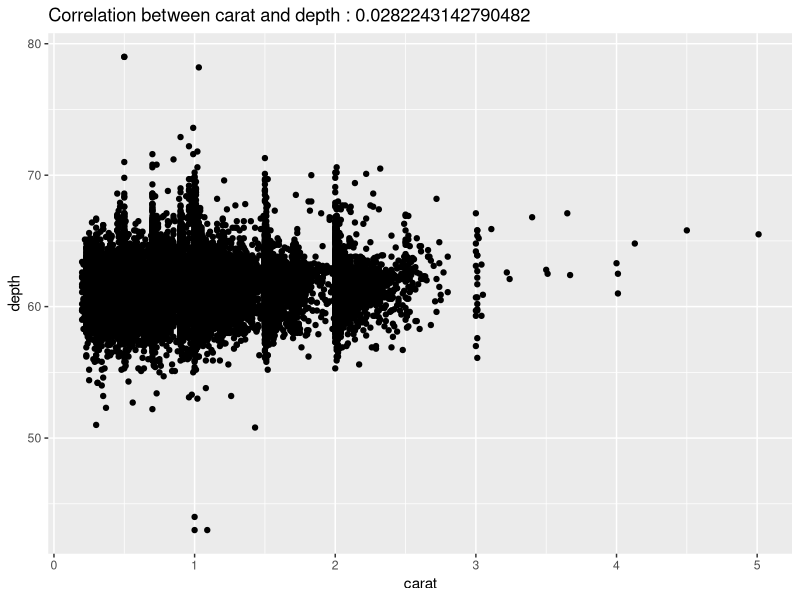
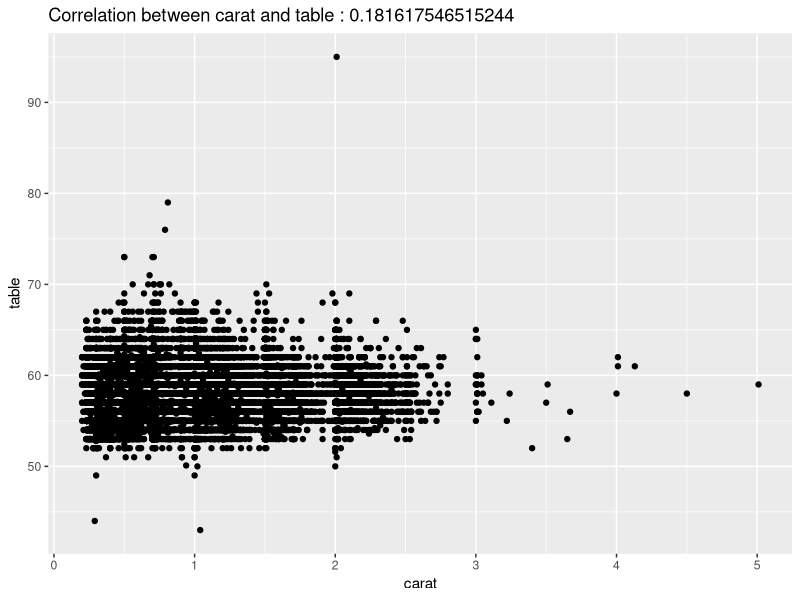
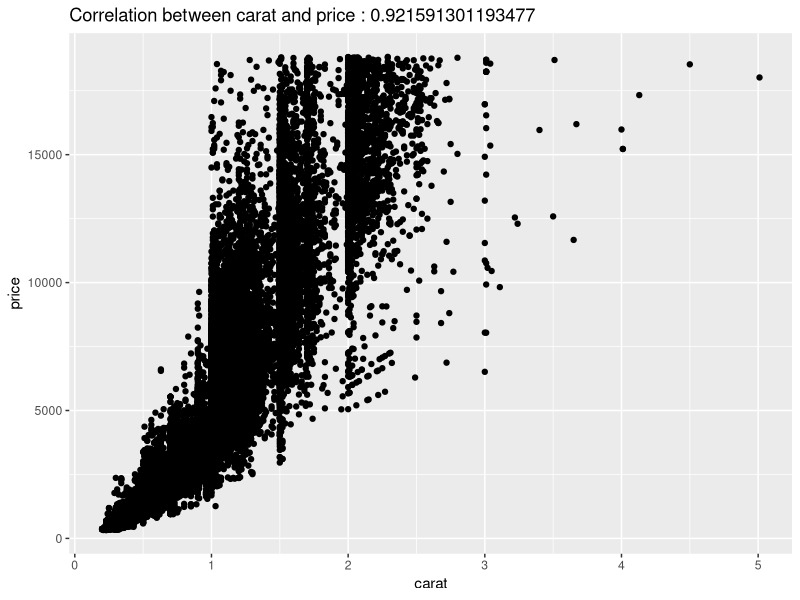
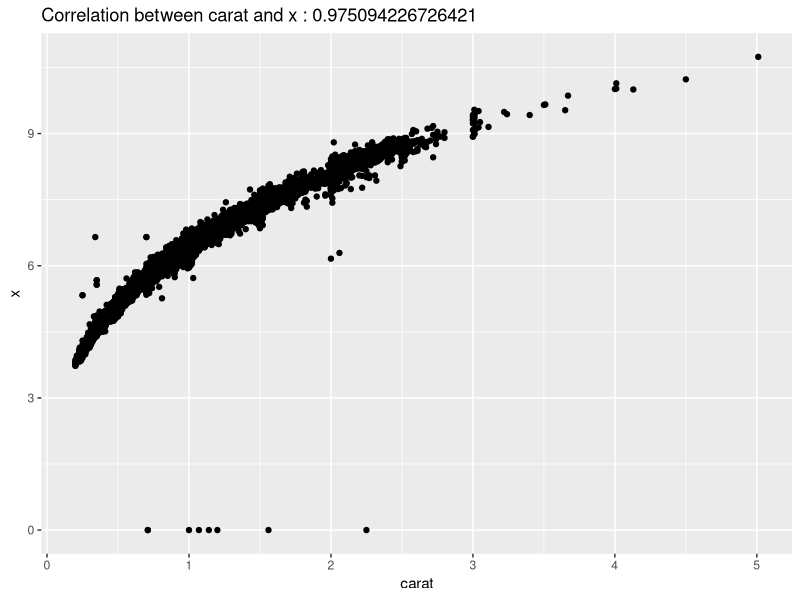
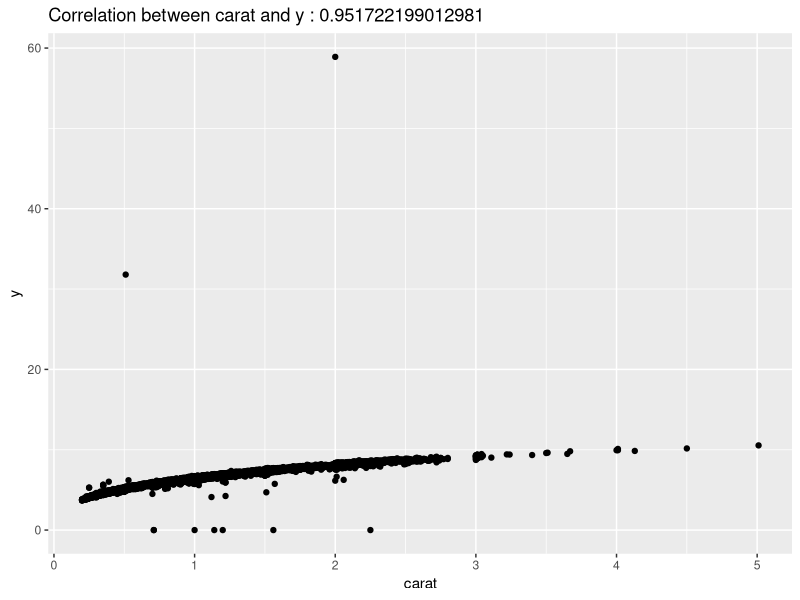
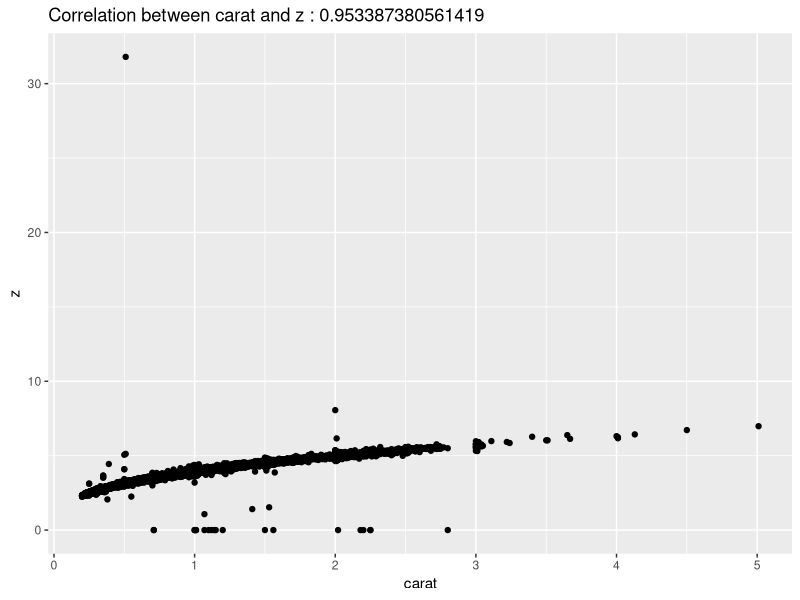
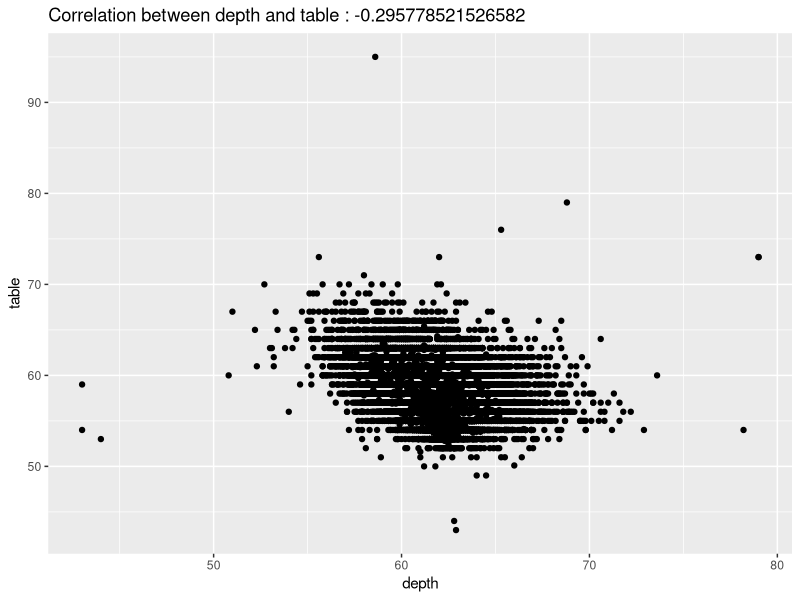
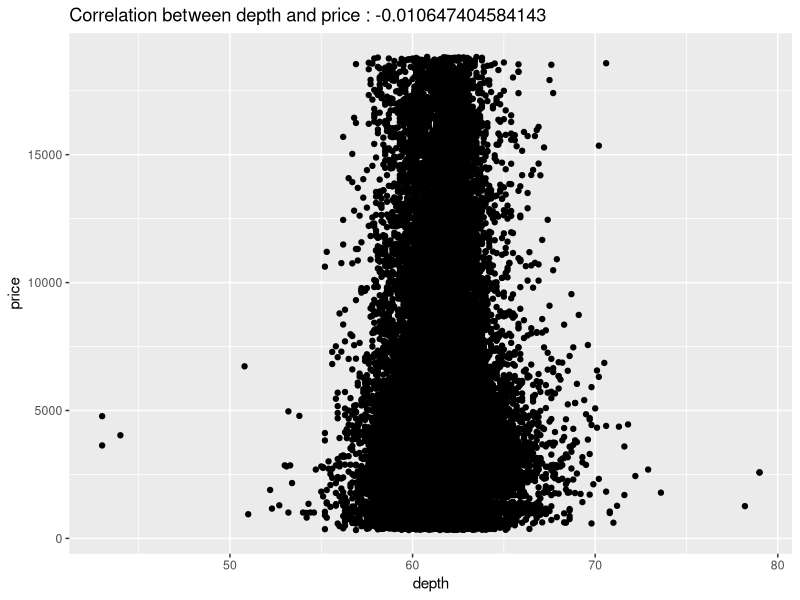

Write R code to recreate these figures, in order.
## ---- chunk 1
#Load required packages
require(ggplot2)
require(grid)

#Load diamonds dataframe
data(diamonds)
## ---- chunk 2
Extract_Num <- function(dataFrame){
  #We use the sapply function on dataFrame to isolate only those columns in dataFrame for which 'is.numeric' returns 'TRUE'
  numDataFrame <- dataFrame[sapply(dataFrame,is.numeric)]
  return(numDataFrame)
}

#Tests the function
testNum = Extract_Num(diamonds)
#print(diamonds)
#print(testNum)
## ---- chunk 3
Column_Corr <- function(dataFrame){
  #We first call Extract_Num to isolate the numeric columns of dataFrame
  dataFrame <- Extract_Num(dataFrame)
  #The vector corrTitle, which will hold the titles of each pair of numeric columns, is initialized as an empty vector
  #Each value in this vector will be of the form 'col1-col2', where col1 and col2 are the titles of column 1 and column 2
  corrTitle <- c()
  #The vector corrValue, which will hold the Pearson correlation coefficient for each pair of numeric columns, is initialized as an empty vector
  corrValue <- c()
  #The index variable k is initialized to 1; k corresponds to the total number of non-repeating pairs of numeric columns in dataFrame
  k = 1
  #We loop through each column in dataFrame so that we may take the correlation between that column and the next
  for(i in 1:(ncol(dataFrame)-1)){
    #We start our next loop at i+1, so that we do not repeat pairs of columns
    #Starting our loop at i+1 also avoids taking unneccessary correlations between a column and itself, i.e. we do not take the correlation between carat and carat, as that is obviously 1
    for(j in (i+1):(ncol(dataFrame))){
      #We take the title of the current pair of columns
      corrTitle[k] <- paste(colnames(dataFrame)[i],"-",colnames(dataFrame)[j],sep="")
      #We take the correlation of the current pair of columns
      corrValue[k] <- cor(dataFrame[,i],dataFrame[,j],method="pearson")
      #We increase k by 1, as we now consider the next pair
      k <- k+1
    }
  }
  #We initialize the return variable to an empty dataframe with one row for each pair of columns taken above
  corrFrame <- data.frame(matrix(ncol=0,nrow=k-1))
  #We insert two new columns to our return dataframe, one for the title of each pair of columns, another for the correlation of each pair of columns
  corrFrame["Columns"] <- corrTitle
  corrFrame["Correlation"] <- corrValue
  return(corrFrame)
}

#Tests the function
testCorr = Column_Corr(diamonds)
#print(diamonds)
print(testCorr)

## ---- chunk 4
Corr_Plot <- function(dataFrame){
  #We first call Extract_Num to isolate the numeric columns of dataFrame
  dataFrame <- Extract_Num(dataFrame)
  #The list corrPlots, which will hold the scatter plot for each pair of numeric columns, is initialized as an empty list
  corrPlots <- list()
  #The index variable k is initialized to 1; k corresponds to the total number of non-repeating pairs of numeric columns in dataFrame
  k <- 1
    #We loop through each column in dataFrame so that we may plot that column and the next, and take their correlation
  for(i in 1:(ncol(dataFrame)-1)){
    #We start our next loop at i+1, so that we do not repeat pairs of columns
    #Starting our loop at i+1 also avoids taking unneccessary correlations between a column and itself, i.e. we do not take the correlation between carat and carat, as that is obviously 1
    #We save even more time from this change here than in Column_Corr as we avoid producing unneccessary plots, important here because producing each plot takes a noticeable amount of computing time 
    for(j in (i+1):(ncol(dataFrame))){
      #The dataframe plotFrame is created to hold just the data that we wish to plot in this iteration of the loop
      plotFrame <- data.frame(dataFrame[,i],dataFrame[,j])
      #xLabel stores the name of the column to be plotted on the x axis, so we may avoid calling a function inside our aes call below
      xLabel <- colnames(dataFrame)[i]
      #yLabel stores the name of the column to be plotted on the y axis, so we may avoid calling a function inside our aes call below
      yLabel <- colnames(dataFrame)[j]
      #We set the column names in plotFrame to xLabel and yLabel, so that ggplot will recognize them
      colnames(plotFrame) <- c(xLabel,yLabel)
      #xyCorr stores the correlation between the two columns contained in this plot, which will be added to the title of this plot as per the question prompt
      xyCorr <- cor(dataFrame[,i],dataFrame[,j],method="pearson")
      #Here we make the appropriate ggplot calls to produce our scatter plot
      #We feed ggplot the dataframe plotFrame, call aes_string to set the axes, call geom_point to produce a scatter plot rather than another type of graph, and call ggtitle to give the plot the desired title
      #Each plot is stored in our list of plots, which is returned once we have gone through both loops
      corrPlots[[k]] <- (ggplot(plotFrame,aes_string(x=xLabel,y=yLabel))+geom_point()+ggtitle(paste("Correlation between",xLabel,"and",yLabel,":",xyCorr)))
      #We increase k by 1, as we now consider the next pair
      k <- k+1
    }
  }
  return(corrPlots)
}

#Tests the function
testPlots = Corr_Plot(diamonds)
print(testPlots)
